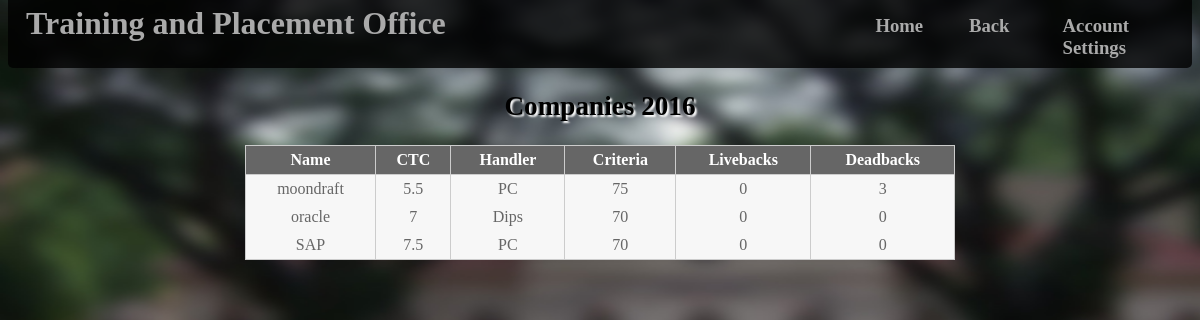
Screenshot of /pages/viewelicomp.php (signed in) with the database file from the repository.
### tables this page shows
CREATE TABLE IF NOT EXISTS `company` (
  `name` varchar(15) NOT NULL,
  `ctc` float NOT NULL,
  `handler` varchar(30) NOT NULL,
  `criteria` int(11) NOT NULL,
  `livebacks` int(11) NOT NULL,
  `deadbacks` int(11) NOT NULL,
  `lastdate` date NOT NULL
);

### pages/viewelicomp.php (the view, shortened to what this page needs)
<html>
	<head>
		<link rel="stylesheet" href="../style/style.css" type="text/css" />
	</head>
	<body>
		<div class="header">
			<div id="title">
				<h1 id="head">Training and Placement Office</h1>
			</div>
			<div id="options">
				<h3 class="menu2" id="home"><a href="../index.php">Home</a></h3>
				<h3 class="menu2" id="back" onclick="history.go(-1);">Back</h3>
				<h3 class="menu2" id="accset"><a href="accset.php">Account Settings</a></h3>
			</div>
		</div>
		<h2 id="pc">Companies 2016</h2>
		<table>
			<thead>
				<tr>
					<th>Name</th>
					<th>CTC</th>
					<th>Handler</th>
					<th>Criteria</th>
					<th>Livebacks</th>
					<th>Deadbacks</th>
				</tr>
			</thead>
			<?php
			$uname=$_SESSION['username'];
			$sql=mysql_query("SELECT c.name,c.ctc,c.handler,c.criteria,c.livebacks,c.deadbacks FROM company c,student s WHERE s.username='$uname' AND s.`b.e_aggr`>=c.criteria AND s.livebacks<=c.livebacks AND s.deadbacks<=c.deadbacks");
			if ($sql)
			{
				while ($row = mysql_fetch_array($sql))
				{
					echo "<tr class='light'>
				        <td>".$row[0]."</td>
				        <td>".$row[1]."</td>
				        <td>".$row[2]."</td>
				        <td>".$row[3]."</td>
				        <td>".$row[4]."</td>
				        <td>".$row[5]."</td>
				      </tr>";
				}
			}
			else
			{
				echo "<h4>No eligible companies or Username doesn't exist</h4>";
			}
			?>
		</table>
	</body>
</html>

### style/style.css (style rules this page uses)
a { color: #aaa; text-decoration: none; }
body { background-image: url('../images/2.jpg'); background-repeat: no-repeat; background-position: left top; background-size: 1366px 680px; z-index: 0; }
.header { margin: 0px; background-position: top left; background-color: rgba(0,0,0,0.8); width: 100%; height: 10%; border-radius: 5px; z-index: 5; }
#head { margin-top: -13px; margin-left: -10px; margin-right: 0px; text-align: left; color: #aaa; display: inline; padding: 28px; position: absolute; }
#options { display: block; margin-top: -18px; color: #aaa; padding: 20px; text-decoration: none; }
.menu2 { margin-top: 0px; display: inline; position: absolute; color: #aaa; padding: 5px; text-decoration: none; }
#home { margin-left: 45em; }
#back { display: block; margin-left: 50em; }
#accset { margin-left: 55em; }
table { width:60%; border-collapse:collapse; table-layout:auto; vertical-align:top; margin-left: auto; margin-right: auto; margin-top: 10px; margin-bottom:15px; border:1px solid #CCCCCC; }
table thead th { color:#FFFFFF; background-color:#666666; border:1px solid #CCCCCC; border-collapse:collapse; text-align:center; table-layout:auto; vertical-align:middle; }
table tbody td { vertical-align:top; border-collapse:collapse; border-left:1px solid #CCCCCC; border-right:1px solid #CCCCCC; }
table thead th, table tbody td { text-align: center; padding:5px; border-collapse:collapse; }
table tbody tr.light { color:#666666; background-color:#F7F7F7; }
#pc { text-align: center; font-size: 1.7em; text-shadow: 2px 2px 2px #FFF; }

### rows the page displays
company: name "moondraft", ctc "5.5", handler "PC", criteria "75", livebacks "0", deadbacks "3"
company: name "oracle", ctc "7", handler "Dips", criteria "70", livebacks "0", deadbacks "0"
company: name "SAP", ctc "7.5", handler "PC", criteria "70", livebacks "0", deadbacks "0"
